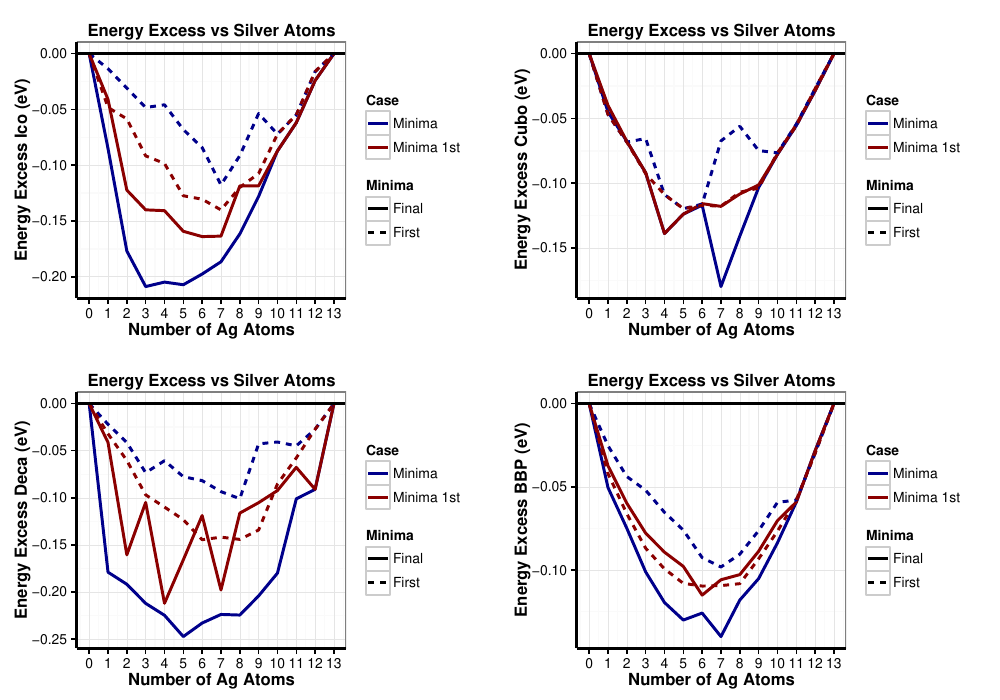

This chart was generated by the following R code:
pIco <- 
  ggplot() + theme_bw() + 
     geom_line(data = minimaIco, aes(x = minimaIco$N_Ag, y = minimaIco$EEFinal/13,
                                     colour  = "Minima",linetype = "Final"),size = 1) + 
     geom_line(data = minimaIco1st, aes(x = minimaIco1st$N_Ag, y = minimaIco1st$EEFinal/13,
                                        colour  = "Minima 1st",linetype = "Final"), size = 1) + 
  geom_line(data = minimaIco, aes(x = minimaIco$N_Ag, y = DE1stStep/13,
                                  colour  = "Minima",linetype = "First"),size = 1) +
  geom_line(data = minimaIco1st, aes(x = minimaIco1st$N_Ag, y = minimaIco1st$DE1stStep/13,
                                     colour  = "Minima 1st",linetype = "First"), size = 1) +
     scale_linetype_discrete('Minima') + 
     ylab("Energy Excess Ico (eV)")+xlab("Number of Ag Atoms") +
     labs(title = "Energy Excess vs Silver Atoms",colour="Case",size="Spin",size="Spin",alpha="",
          shape="Seed",linetype="Case")+
     theme(plot.title = element_text(size = rel(1), face="bold"),
           axis.line = element_line(size = 1))+
     theme(axis.title= element_text(size = rel(1),face="bold"))+
     scale_x_continuous(breaks=0:14)+ geom_hline(yintercept=0,size=1) +
   scale_colour_manual(values=c("blue4","red4","green4","black")  ,  
                      breaks = c("Minima","Minima 1st","green4","black")  , 
                   labels=c("Minima","Minima 1st","Deca","Ico") ) 

# EE1stTotDeca

##### Plot Deca Data - Energy Excess ---------------------------------------------------------
EE1stDeca= ( minimaDeca$E_KS..1st. - 
               ( minimaDeca$E_KS..1st.[1]/13.0*minimaDeca$N_Au + 
                   minimaDeca$E_KS..1st.[14]/13.0*minimaDeca$N_Ag ) ) 
#/ 13.0
EE1st_1stDeca= ( minimaDeca1st$E_KS..1st. - 
                   ( minimaDeca1st$E_KS..1st.[1]/13.0*minimaDeca1st$N_Au + 
                       minimaDeca1st$E_KS..1st.[14]/13.0*minimaDeca1st$N_Ag ) ) 
#/ 13.0
EE1stTotDeca= ( AuAgDeca$E_KS..1st. - 
                  ( minimaDeca$E_KS..1st.[1]/13.0*AuAgDeca$N_Au + 
                      minimaDeca$E_KS..1st.[14]/13.0*AuAgDeca$N_Ag ) ) 
#/ 13.0
AuAgDeca$EE1stTotDeca=EE1stTotDeca
AuAgDeca_order1st<-AuAgDeca[order(AuAgDeca$N_Ag,AuAgDeca$E_KS..1st.),]
subDeca=subset(AuAgDeca_order1st,EE1stTotDeca>-1.92 & EE1stTotDeca<0.2)
subDeca2=subset(AuAgDeca_order1st,EE1stTotDeca<-1.92 | EE1stTotDeca>0.2)
subDeca2$Diff=subDeca2$E_Free-subDeca2$E_KS..1st.
subDeca2B=subset(subDeca2,(Diff > -.52 | Diff < -2.52) )
subDeca2C=subset(subDeca2,( Diff < -2.52) )
subDeca2B[order(subDeca2B$N_Ag,-subDeca2B$Diff),]

minsubDeca=subDeca[!duplicated(subDeca$N_Ag),]


ggplot() + theme_bw() + 
#  geom_line(data = minsubDeca, aes(x = minsubDeca$N_Ag, y = minsubDeca$EE1stTotDeca,
#                                   colour  = "Minima 1st Tot subDeca",linetype = "1st Final subDeca"), 
#            size = 4,alpha=I(0.5) ) +
  geom_point(data=subDeca2B,aes(x = N_Ag,
#                               y = EE1stTotDeca, 
                               y = Diff, 
                 colour  = "Minima",linetype = "Final"),size = 3) +
  scale_y_continuous(limits=c(-3.25,0.1)) +   scale_linetype_discrete('Minima')


ggplot() + theme_bw() + 
  geom_line(data = minsubDeca, aes(x = minsubDeca$N_Ag, y = minsubDeca$EE1stTotDeca,
                                colour  = "Minima 1st Tot subDeca",linetype = "1st Final subDeca"), 
            size = 4,alpha=I(0.5) ) +
  geom_point(aes(x = AuAgDeca$N_Ag, y = EE1stTotDeca, 
                                   colour  = "Minima",linetype = "Final"),size = 3) +
  geom_line(data = minimaDeca1st, aes(x = minimaDeca1st$N_Ag, y = EE1st_1stDeca,
                                      colour  = "Minima 1st",linetype = "Final"), size = 2.5,alpha=I(0.5)) + 
  geom_line(data = minimaDeca1st, aes(x = minimaDeca1st$N_Ag, y = EE1stDeca,
                                      colour  = "Minima 1st Tot",linetype = "1st Final"), 
            size = 2,alpha=I(0.5)) +
  scale_y_continuous(limits=c(-3.25,0.1)) +   scale_linetype_discrete('Minima')
  
pDeca <- 
ggplot() + theme_bw() + 
  geom_line(data = minimaDeca, aes(x = minimaDeca$N_Ag, y = minimaDeca$EEFinal/13,
                                  colour  = "Minima",linetype = "Final"),size = 1) + 
  geom_line(data = minimaDeca1st, aes(x = minimaDeca1st$N_Ag, y = minimaDeca1st$EEFinal/13,
                                     colour  = "Minima 1st",linetype = "Final"), size = 1) + 
  geom_line(data = minimaDeca, aes(x = minimaDeca$N_Ag, y = minimaDeca$DE1stStep/13,
                                  colour  = "Minima",linetype = "First"),size = 1) +
  geom_line(data = 
              minimaDeca1st
              , 
            aes(x = N_Ag, y = DE1stStep/13,
                                     colour  = "Minima 1st",linetype = "First"), size = 1) +
  scale_linetype_discrete('Minima') + 
  ylab("Energy Excess Deca (eV)")+xlab("Number of Ag Atoms") +
  labs(title = "Energy Excess vs Silver Atoms",colour="Case",size="Spin",size="Spin",alpha="",
       shape="Seed",linetype="Case")+
  theme(plot.title = element_text(size = rel(1), face="bold"),
        axis.line = element_line(size = 1))+
  theme(axis.title= element_text(size = rel(1),face="bold"))+
  scale_x_continuous(breaks=0:14)+ geom_hline(yintercept=0,size=1) +
  scale_colour_manual(values=c("blue4","red4","green4","black")  ,  
                      breaks = c("Minima","Minima 1st","green4","black")  , 
                      labels=c("Minima","Minima 1st","Deca","Deca") ) 

pCubo <- 
  ggplot() + theme_bw() + 
  geom_line(data = minimaCubo, aes(x = minimaCubo$N_Ag, y = minimaCubo$EEFinal/13,
                                   colour  = "Minima",linetype = "Final"),size = 1) + 
  geom_line(data = 
              minimaCubo1st,
                        aes(x = minimaCubo1st$N_Ag, y = minimaCubo1st$EEFinal/13,
                                      colour  = "Minima 1st",linetype = "Final"), size = 1) + 
  geom_line(data = minimaCubo, aes(x = minimaCubo$N_Ag, y = minimaCubo$DE1stStep/13,
                                   colour  = "Minima",linetype = "First"),size = 1) +
  geom_line(data = minimaCubo1st, 
            aes(x = minimaCubo1st$N_Ag, y = minimaCubo1st$DE1stStep/13,
                                      colour  = "Minima 1st",linetype = "First"), size = 1) +
  scale_linetype_discrete('Minima') + 
  ylab("Energy Excess Cubo (eV)")+xlab("Number of Ag Atoms") +
  labs(title = "Energy Excess vs Silver Atoms",colour="Case",size="Spin",size="Spin",alpha="",
       shape="Seed",linetype="Case")+
  theme(plot.title = element_text(size = rel(1), face="bold"),
        axis.line = element_line(size = 1))+
  theme(axis.title= element_text(size = rel(1),face="bold"))+
  scale_x_continuous(breaks=0:14)+ geom_hline(yintercept=0,size=1) +
  scale_colour_manual(values=c("blue4","red4","green4","black")  ,  
                      breaks = c("Minima","Minima 1st","green4","black")  , 
                      labels=c("Minima","Minima 1st","Cubo","Cubo") ) 


pBBP <- 
  ggplot() + theme_bw() + 
  geom_line(data = minimaBBP, aes(x = minimaBBP$N_Ag, y = minimaBBP$EEFinal/13,
                                   colour  = "Minima",linetype = "Final"),size = 1) + 
  geom_line(data = minimaBBP1st, aes(x = minimaBBP1st$N_Ag, y = minimaBBP1st$EEFinal/13,
                                      colour  = "Minima 1st",linetype = "Final"), size = 1) + 
  geom_line(data = minimaBBP, aes(x = minimaBBP$N_Ag, y = minimaBBP$DE1stStep/13,
                                   colour  = "Minima",linetype = "First"),size = 1) +
  geom_line(data = minimaBBP1st, aes(x = minimaBBP1st$N_Ag, y = minimaBBP1st$DE1stStep/13,
                                      colour  = "Minima 1st",linetype = "First"), size = 1) +
  scale_linetype_discrete('Minima') + 
  ylab("Energy Excess BBP (eV)")+xlab("Number of Ag Atoms") +
  labs(title = "Energy Excess vs Silver Atoms",colour="Case",size="Spin",size="Spin",alpha="",
       shape="Seed",linetype="Case")+
  theme(plot.title = element_text(size = rel(1), face="bold"),
        axis.line = element_line(size = 1))+
  theme(axis.title= element_text(size = rel(1),face="bold"))+
  scale_x_continuous(breaks=0:14)+ geom_hline(yintercept=0,size=1) +
  scale_colour_manual(values=c("blue4","red4","green4","black")  ,  
                      breaks = c("Minima","Minima 1st","green4","black")  , 
                      labels=c("Minima","Minima 1st","BBP","BBP") ) 

library(gridExtra)

pdf(file = "4panel.pdf", width = 10, height = 7 )

grid.arrange(pIco, pCubo, pDeca, pBBP, ncol=2)

#ggsave(file = "4panel.pdf", width = 10, height = 7 )

dev.off()